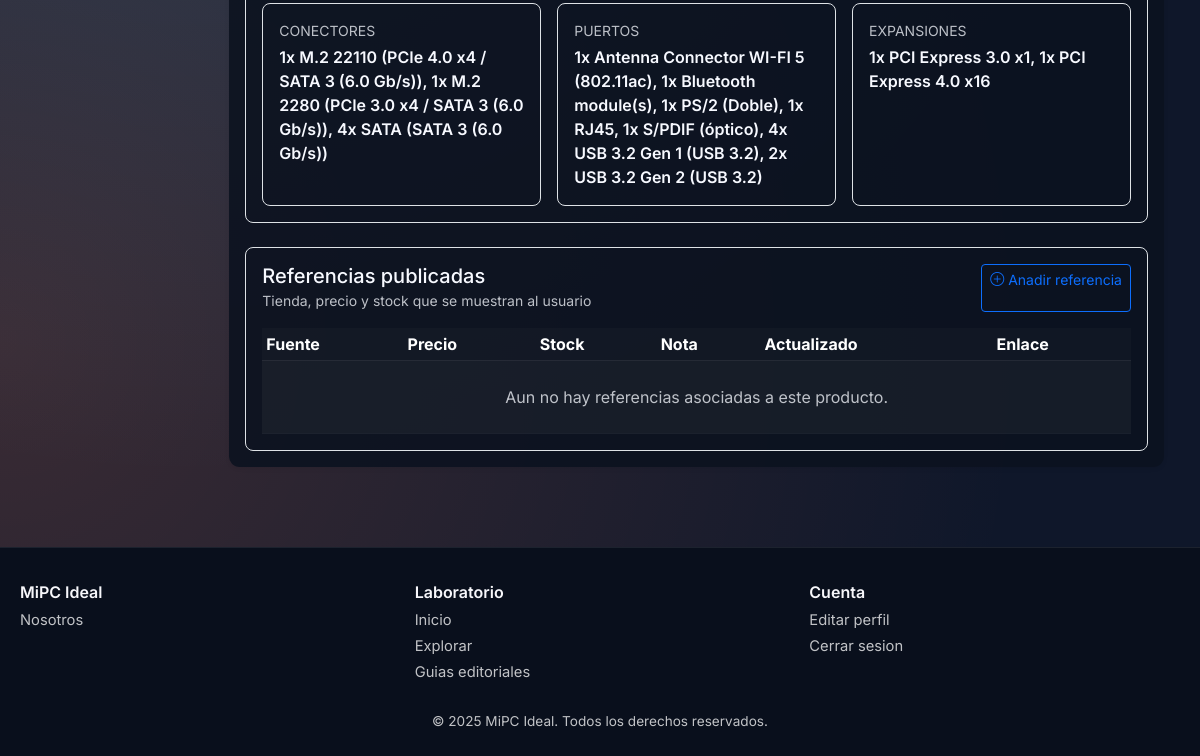
The app's page /admin-panel/productos/80045/ (signed in, lower part), older data.
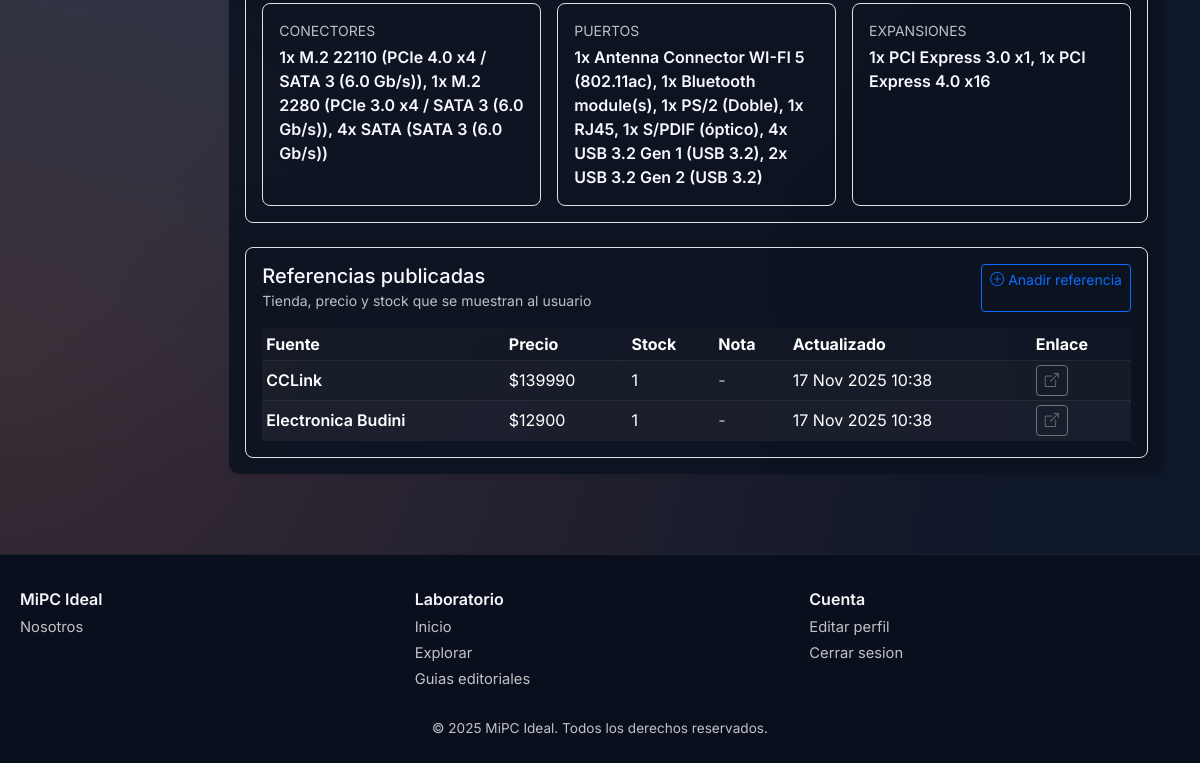
The same page, newer data.
### app/models.py (models this page shows, shortened)
class EspecificacionProducto(models.Model):
    nombre_especificacion = models.CharField(max_length=100)
    valor_especificacion = models.CharField(max_length=200)
    producto = models.ForeignKey('Producto', on_delete=models.CASCADE)

class ProductReference(models.Model):
    producto = models.ForeignKey('Producto', on_delete=models.CASCADE, related_name='referencias')
    nombre_fuente = models.CharField(max_length=120)
    url_fuente = models.URLField(max_length=300, blank=True)
    precio = models.DecimalField(max_digits=12, decimal_places=2)
    stock = models.PositiveIntegerField(default=0)
    nota = models.CharField(max_length=200, blank=True)
    actualizado = models.DateTimeField(auto_now=True)
    creado = models.DateTimeField(auto_now_add=True)
    class Meta:
        ordering = ['nombre_fuente', 'precio']
        verbose_name = "Referencia de producto"
        verbose_name_plural = "Referencias de producto"

### app/views_admin.py (the view)
# urls.py: path('admin-panel/productos/<int:pk>/', views_admin.admin_product_detail, name='admin_product_detail'),
@staff_member_required
def admin_product_detail(request, pk):
    producto = get_object_or_404(
        Producto.objects.select_related("marca_producto", "categoria_producto", "tipo_producto"), pk=pk
    )
    referencias = ProductReference.objects.filter(producto=producto)
    reviews = ProductReview.objects.filter(producto=producto).select_related("user")
    context = {
        "producto": producto,
        "referencias": referencias,
        "reviews": reviews,
    }
    return render(request, "admin_panel/product_detail.html", context)

### app/models.py (called while the page is built)
    def __str__(self):
        return self.nombre_marca

    def __str__(self):
        return self.nombre_categoria

    def __str__(self):
        return self.nombre_tipo

### app/templates/admin_panel/product_detail.html (shortened to what this page needs)
{% extends "admin_panel/admin_base.html" %}
{% load static %}
{% block admin_content %}
<div class="card shadow-sm border-0">
  <div class="card-body">
    <div class="row g-4">
      <div class="col-12">
        <div class="border rounded-3 p-3">
          {% with specs=producto.especificacionproducto_set.all %}
            {% if specs %}
              <div class="row row-cols-1 row-cols-md-2 row-cols-lg-3 g-3">
                {% for spec in specs %}
                  <div class="col">
                    <div class="border rounded-3 p-3 h-100">
                      <p class="text-muted text-uppercase small mb-1">{{ spec.nombre_especificacion }}</p>
                      <p class="mb-0 fw-semibold">{{ spec.valor_especificacion }}</p>
                    </div>
                  </div>
                {% endfor %}
              </div>
            {% else %}
              <p class="text-muted mb-0">Sin especificaciones registradas.</p>
            {% endif %}
          {% endwith %}
        </div>
      </div>
      <div class="col-12">
        <div class="border rounded-3 p-3">
          <div class="d-flex justify-content-between flex-wrap gap-2 mb-3">
            <div>
              <h5 class="mb-0">Referencias publicadas</h5>
              <small class="text-muted">Tienda, precio y stock que se muestran al usuario</small>
            </div>
            <a href="{% url 'admin_product_edit' producto.id %}#referencias" class="btn btn-sm btn-outline-primary">
              <i class="bi bi-plus-circle"></i> Anadir referencia
            </a>
          </div>
          <div class="table-responsive">
            <table class="table table-sm align-middle mb-0">
              <thead>
                <tr>
                  <th>Fuente</th>
                  <th>Precio</th>
                  <th>Stock</th>
                  <th>Nota</th>
                  <th>Actualizado</th>
                  <th>Enlace</th>
                </tr>
              </thead>
              <tbody>
                {% for ref in referencias %}
                  <tr>
                    <td class="fw-semibold">{{ ref.nombre_fuente }}</td>
                    <td>${{ ref.precio|floatformat:0 }}</td>
                    <td>{{ ref.stock|default:"-" }}</td>
                    <td class="text-muted">{{ ref.nota|default:"-" }}</td>
                    <td>{{ ref.actualizado|date:"d M Y H:i" }}</td>
                    <td>
                      {% if ref.url_fuente %}
                        <a href="{{ ref.url_fuente }}" target="_blank" rel="noopener" class="btn btn-sm btn-outline-secondary">
                          <i class="bi bi-box-arrow-up-right"></i>
                        </a>
                      {% else %}
                        <span class="text-muted">-</span>
                      {% endif %}
                    </td>
                  </tr>
                {% empty %}
                  <tr>
                    <td colspan="6" class="text-center text-muted py-4">Aun no hay referencias asociadas a este producto.</td>
                  </tr>
                {% endfor %}
              </tbody>
            </table>
          </div>
        </div>
      </div>
    </div>
  </div>
</div>
{% endblock %}

### app/templates/admin_panel/admin_base.html (shortened to what this page needs)
{% extends "base.html" %}
{% load static %}
{% block body_class %}admin-shell{% endblock %}
{% block css %}
<link rel="stylesheet" href="{% static 'admin_panel/admin.css' %}">
{% endblock %}
{% block content %}
<div class="container-fluid admin-wrapper">
  <div class="row">
    <main class="col-12 col-md-9 col-lg-10 admin-content p-3">
      {% block admin_content %}{% endblock %}
    </main>
  </div>
</div>
{% endblock %}

### app/templates/base.html (shortened to what this page needs)
{% load static %}
<!DOCTYPE html>
<html lang="es">
<head>
    <link rel="stylesheet" href="https://cdn.jsdelivr.net/npm/bootstrap@5.3.8/dist/css/bootstrap.min.css">
    <link rel="stylesheet" href="https://cdn.jsdelivr.net/npm/bootstrap-icons@1.11.3/font/bootstrap-icons.css">
    <link rel="stylesheet" href="{% static 'css/home.css' %}">
    {% block css %}{% endblock %}
</head>
<body class="app-theme theme-dark {% block body_class %}{% endblock %}">
    <main class="site-main">
        <div class="site-shell">
            <div class="main-content">
                {% block content %}{% endblock %}
            </div>
        </div>
    </main>
    <footer class="site-footer">
        <div class="site-shell site-footer__grid">
            <div>
                <p class="site-footer__title">MiPC Ideal</p>
                <a href="{% url 'info' %}" class="site-footer__link">Nosotros</a>
            </div>
            <div>
                <p class="site-footer__title">Laboratorio</p>
                <a href="{% url 'reco_home' %}" class="site-footer__link">Inicio</a>
                <a href="{% url 'reco_explore' %}" class="site-footer__link">Explorar</a>
                <a href="{% url 'reco_guides' %}" class="site-footer__link">Guias editoriales</a>
            </div>
            <div>
                <p class="site-footer__title">Cuenta</p>
                {% if user.is_authenticated %}
                <a href="{% url 'edit_profile' %}" class="site-footer__link">Editar perfil</a>
                <a href="{% url 'logout' %}" class="site-footer__link">Cerrar sesion</a>
                {% else %}
                <a href="{% url 'login' %}" class="site-footer__link">Iniciar sesion</a>
                <a href="{% url 'register' %}" class="site-footer__link">Registrarse</a>
                {% endif %}
            </div>
        </div>
        <p class="site-footer__copy">&copy; 2025 MiPC Ideal. Todos los derechos reservados.</p>
    </footer>
</body>
</html>

### app/static/css/home.css (style rules this page uses)
:root { --tone-deep: #0c1220; --tone-panel: #131b2f; --tone-card: rgba(19, 27, 47, 0.85); --tone-border: rgba(255, 255, 255, 0.08); --tone-muted: #94a3b8; --tone-surface: #0f172a; --tone-highlight: rgba(255, 255, 255, 0.06); --accent-primary: #ff8863; --accent-secondary: #6ed3ff; --accent-tertiary: #b0f2a7; --text-strong: #f7f7fb; --text-muted: rgba(255, 255, 255, 0.75); --glass-shadow: 0 20px 60px rgba(3, 6, 20, 0.55); }
*, *::before, *::after { box-sizing: border-box; margin: 0; padding: 0; }
html { scroll-behavior: smooth; }
body.app-theme { min-height: 100vh; display: flex; flex-direction: column; font-family: 'Inter', 'Segoe UI', system-ui, -apple-system, BlinkMacSystemFont, sans-serif; background: radial-gradient(circle at 15% 40%, rgba(110, 211, 255, 0.18), transparent 60%), radial-gradient(circle at 0% 80%, rgba(255, 136, 99, 0.18), transparent 50%), var(--tone-surface); color: var(--text-strong); }
a { color: var(--accent-secondary); text-decoration: none; }
.site-shell { width: min(1200px, 100% - 2.5rem); margin: 0 auto; }
.site-main { flex: 1; min-height: calc(100vh - 240px); padding: 2.5rem 0 3rem; position: relative; overflow: visible; z-index: 0; }
.site-main::after { content: ""; position: absolute; left: 0; right: 0; top: 60%; bottom: 0; pointer-events: none; z-index: -1; background: transparent; }
.main-content { background: rgba(12, 18, 32, 0.85); border-radius: 1.5rem; padding: 2rem; border: 1px solid var(--tone-border); box-shadow: var(--glass-shadow); }
.card { background: var(--tone-card); border: 1px solid var(--tone-border); border-radius: 1.1rem; color: var(--text-strong); box-shadow: 0 10px 25px rgba(3, 6, 20, 0.35); }
footer.site-footer { background: #090f1c; border-top: 1px solid var(--tone-border); margin-top: 2rem; padding: 2rem 0 1.5rem; position: relative; z-index: 1; }
.site-footer__grid { display: grid; grid-template-columns: repeat(auto-fit, minmax(200px, 1fr)); gap: 1.5rem; padding-bottom: 1.5rem; }
.site-footer__title { font-weight: 600; margin-bottom: 0.35rem; }
.site-footer__link { display: block; font-size: 0.92rem; color: var(--text-muted); margin-bottom: 0.25rem; }
.site-footer__copy { text-align: center; color: var(--text-muted); font-size: 0.85rem; margin: 0; }

### app/static/admin_panel/admin.css (style rules this page uses)
.admin-wrapper { min-height: calc(100vh - 56px); }
.admin-shell .main-content { background: transparent !important; border: none !important; box-shadow: none !important; padding: 0; }
.admin-shell .site-main { padding-top: 2rem; padding-bottom: 2rem; }
.admin-content .card { border-radius: 0.65rem; box-shadow: 0 1px 2px rgba(15, 23, 42, 0.08); }
.app-theme.theme-dark .admin-wrapper { background: transparent; }
.admin-shell .admin-content .card { background: rgba(12, 18, 32, 0.9); border: 1px solid rgba(255, 255, 255, 0.05); box-shadow: 0 25px 50px rgba(4, 6, 18, 0.4); color: #f7f9ff; }
.admin-shell .admin-content .table { --bs-table-bg: rgba(255, 255, 255, 0.02); --bs-table-striped-bg: rgba(255, 255, 255, 0.04); --bs-table-striped-color: rgba(247, 249, 255, 0.9); --bs-table-hover-bg: rgba(110, 211, 255, 0.12); --bs-table-hover-color: #f8fbff; color: rgba(247, 249, 255, 0.92); border-color: rgba(255, 255, 255, 0.05); }
.admin-shell .admin-content .table td, .admin-shell .admin-content .table th { border-color: rgba(255, 255, 255, 0.06); }
.admin-shell .admin-content .table tbody tr { background-color: rgba(255, 255, 255, 0.02); }
.admin-shell .admin-content .table tbody tr:nth-child(even) { background-color: rgba(255, 255, 255, 0.035); }
.text-muted { color: rgba(247, 249, 255, 0.75) !important; }
.theme-dark .text-muted { color: rgba(247, 249, 255, 0.75) !important; }
.theme-dark .tbody, td, tfoot, th, thead, tr { color: #ffffff !important; }

Row changes from the older to the newer data that the page shows:
added ProductReference: nombre_fuente "CCLink", precio "139990", stock "1", nota "-", actualizado "17 Nov 2025 10:38"
added ProductReference: nombre_fuente "Electronica Budini", precio "12900", stock "1", nota "-", actualizado "17 Nov 2025 10:38"
Text that changed along with them:
text no longer shown: "Aun no hay referencias asociadas a este producto."
